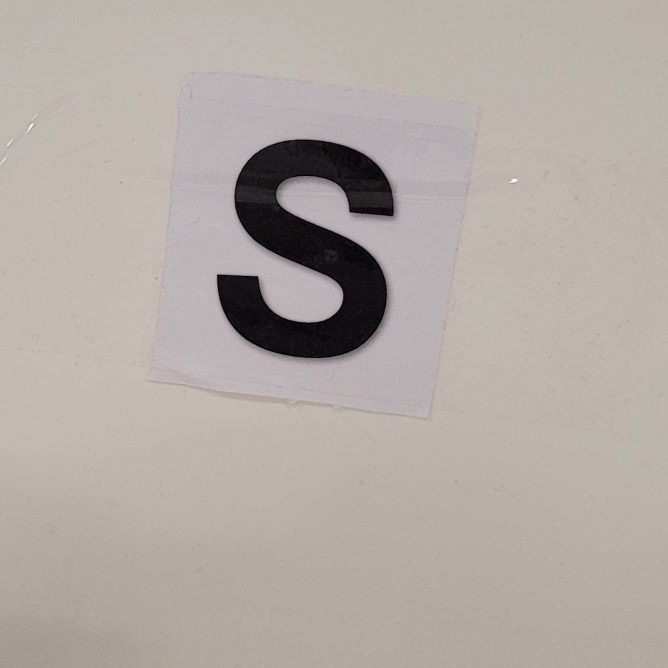
#> input picture s.jpg, 1335 x 1335 px (shown at 1/2 size)
$ python cam_imgAPI.py
#> lines starting #> are read from the running program, lines starting #| are printed output that depends on the picture; after the words box and inside, x2 and y2 are one past the last pixel; in counts of white or black regions, pixels touching at a corner belong together
from PIL import Image,ImageEnhance
from tesserocr import PyTessBaseAPI, PSM
#pytesseract.pytesseract.tesseract_cmd = "C:/Program Files/Tesseract-OCR/tesseract.exe" #"/usr/bin/tesseract"
from functools import cache
#import takepic


lettres = {
"U" : ["U","u","Y","y","O","o","V","v","0","J","j","7"],
"H" : ["H","h","M","m","N","n","K","k","X","x","I","i","1","A","a"],
"S" : ["S","s","Z","z","2","C","c","3","5"]
}

@cache
def letterimg()->None:
    #takepic.prendre_photo()
    print("Done!")
    img = Image.open("s.jpg")
#> img is the input picture: PIL image 1335x1335 RGB; mean R, G, B 178.6, 170.1, 165.2

    enhancer = ImageEnhance.Brightness(img)
    img = enhancer.enhance(2)
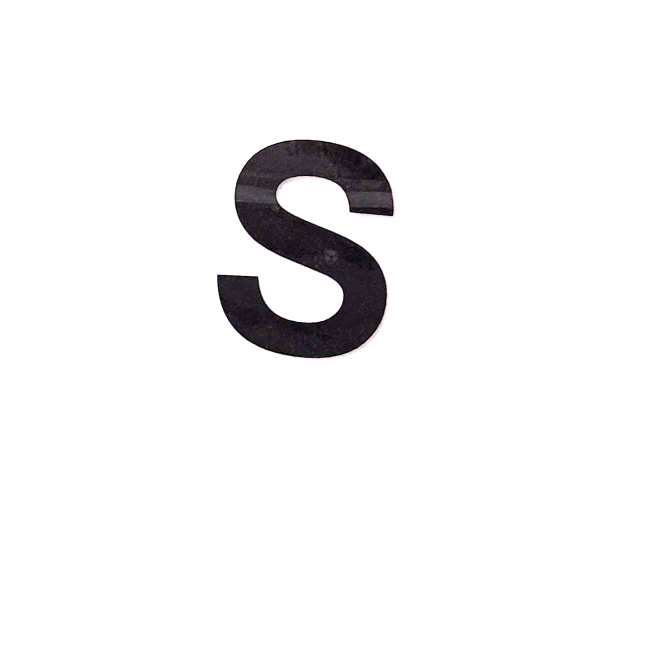
#> img: PIL image 1335x1335 RGB (shown at 1/2 size); mean R, G, B 244.9, 244.5, 245
    img.save("SA_image.jpg")
    img = Image.open("SA_image.jpg")
    bw = img.convert('1',dither=Image.NONE)
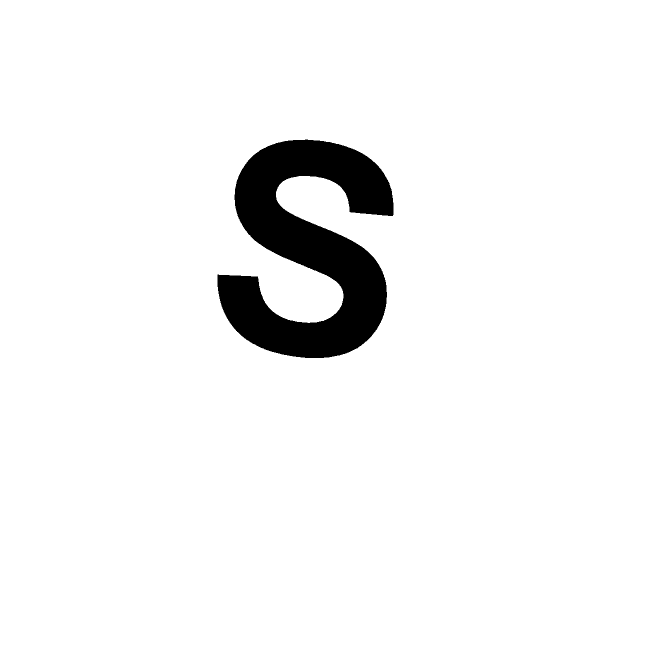
#> bw: PIL image 1335x1335 1 (shown at 1/2 size); 95.3% white; 1 black region, box (x1, y1, x2, y2) and area: (435, 279, 787, 716) 83677
    bw = bw.resize((2000,2000))
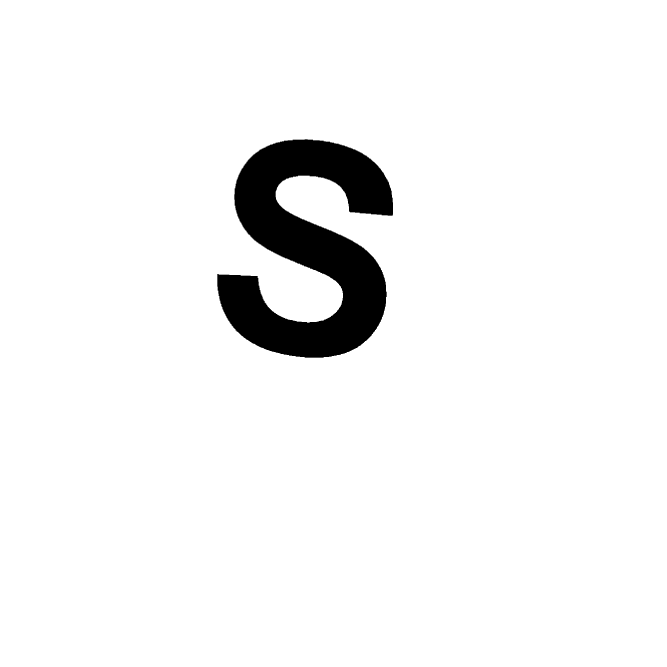
#> bw: PIL image 2000x2000 1 (shown at 1/3 size); 95.3% white; 1 black region, box (x1, y1, x2, y2) and area: (652, 418, 1179, 1073) 187954

    bw.save("BW_image.jpg")
    print("BW saved")

    #img = Image.open(filename)
    #bw = img.filter(ImageFilter.UnsharpMask(radius=6.8, percent=269, threshold =0))
    images = ['u.jpg', 'h.jpg', 's.jpg']

    with PyTessBaseAPI(psm=PSM.SINGLE_CHAR,path="C:/Program Files/Tesseract-OCR/tessdata") as api:
        for img in images:
            api.SetImageFile(img)
            print (f"{api.GetUTF8Text()[0]} - conf:{api.AllWordConfidences()[0]}")


letterimg()
#> (the call stopped at in letterimg, `with PyTessBaseAPI(psm=PSM.SINGLE_CHAR,path="C:/Program Files/Tesserac..`: tesserocr is not available in this run)
